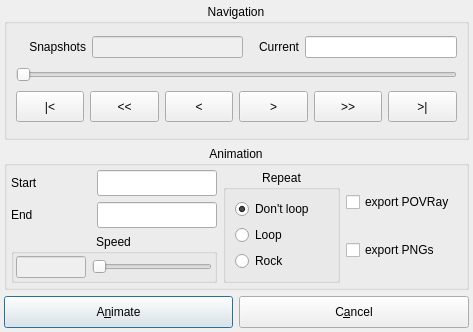
<?xml version="1.0" encoding="UTF-8"?>
<ui version="4.0">
 <class>SnapshotVisualisationDialogData</class>
 <widget class="QDialog" name="SnapshotVisualisationDialogData">
  <property name="geometry">
   <rect>
    <x>0</x>
    <y>0</y>
    <width>473</width>
    <height>332</height>
   </rect>
  </property>
  <property name="minimumSize">
   <size>
    <width>0</width>
    <height>0</height>
   </size>
  </property>
  <property name="maximumSize">
   <size>
    <width>3900</width>
    <height>3400</height>
   </size>
  </property>
  <property name="windowTitle">
   <string>Snapshot Visualisation</string>
  </property>
  <layout class="QGridLayout">
   <property name="leftMargin">
    <number>4</number>
   </property>
   <property name="topMargin">
    <number>4</number>
   </property>
   <property name="rightMargin">
    <number>4</number>
   </property>
   <property name="bottomMargin">
    <number>4</number>
   </property>
   <property name="spacing">
    <number>6</number>
   </property>
   <item row="0" column="0" colspan="2">
    <widget class="QGroupBox" name="sliderBox">
     <property name="title">
      <string>Navigation</string>
     </property>
     <property name="alignment">
      <set>Qt::AlignHCenter</set>
     </property>
     <layout class="QGridLayout">
      <property name="leftMargin">
       <number>9</number>
      </property>
      <property name="topMargin">
       <number>9</number>
      </property>
      <property name="rightMargin">
       <number>9</number>
      </property>
      <property name="bottomMargin">
       <number>9</number>
      </property>
      <property name="spacing">
       <number>6</number>
      </property>
      <item row="2" column="0" colspan="4">
       <layout class="QHBoxLayout">
        <property name="spacing">
         <number>6</number>
        </property>
        <property name="leftMargin">
         <number>0</number>
        </property>
        <property name="topMargin">
         <number>0</number>
        </property>
        <property name="rightMargin">
         <number>0</number>
        </property>
        <property name="bottomMargin">
         <number>0</number>
        </property>
        <item>
         <widget class="QPushButton" name="firstSnapshotButton">
          <property name="sizePolicy">
           <sizepolicy hsizetype="Expanding" vsizetype="Fixed">
            <horstretch>0</horstretch>
            <verstretch>0</verstretch>
           </sizepolicy>
          </property>
          <property name="minimumSize">
           <size>
            <width>21</width>
            <height>31</height>
           </size>
          </property>
          <property name="toolTip">
           <string>First snapshot</string>
          </property>
          <property name="text">
           <string>|&lt;</string>
          </property>
         </widget>
        </item>
        <item>
         <widget class="QPushButton" name="tenBackwardButton">
          <property name="sizePolicy">
           <sizepolicy hsizetype="Expanding" vsizetype="Fixed">
            <horstretch>0</horstretch>
            <verstretch>0</verstretch>
           </sizepolicy>
          </property>
          <property name="minimumSize">
           <size>
            <width>21</width>
            <height>31</height>
           </size>
          </property>
          <property name="text">
           <string>&lt;&lt;</string>
          </property>
         </widget>
        </item>
        <item>
         <widget class="QPushButton" name="oneBackwardButton">
          <property name="sizePolicy">
           <sizepolicy hsizetype="Expanding" vsizetype="Fixed">
            <horstretch>0</horstretch>
            <verstretch>0</verstretch>
           </sizepolicy>
          </property>
          <property name="minimumSize">
           <size>
            <width>21</width>
            <height>31</height>
           </size>
          </property>
          <property name="toolTip">
           <string>One snapshot backwards</string>
          </property>
          <property name="text">
           <string>&lt;</string>
          </property>
         </widget>
        </item>
        <item>
         <widget class="QPushButton" name="oneForwardButton">
          <property name="sizePolicy">
           <sizepolicy hsizetype="Expanding" vsizetype="Fixed">
            <horstretch>0</horstretch>
            <verstretch>0</verstretch>
           </sizepolicy>
          </property>
          <property name="minimumSize">
           <size>
            <width>21</width>
            <height>31</height>
           </size>
          </property>
          <property name="toolTip">
           <string>One snapshot further</string>
          </property>
          <property name="text">
           <string>&gt;</string>
          </property>
         </widget>
        </item>
        <item>
         <widget class="QPushButton" name="tenForwardButton">
          <property name="sizePolicy">
           <sizepolicy hsizetype="Expanding" vsizetype="Fixed">
            <horstretch>0</horstretch>
            <verstretch>0</verstretch>
           </sizepolicy>
          </property>
          <property name="minimumSize">
           <size>
            <width>21</width>
            <height>31</height>
           </size>
          </property>
          <property name="text">
           <string>&gt;&gt;</string>
          </property>
         </widget>
        </item>
        <item>
         <widget class="QPushButton" name="lastSnapshotButton">
          <property name="sizePolicy">
           <sizepolicy hsizetype="Expanding" vsizetype="Fixed">
            <horstretch>0</horstretch>
            <verstretch>0</verstretch>
           </sizepolicy>
          </property>
          <property name="minimumSize">
           <size>
            <width>21</width>
            <height>31</height>
           </size>
          </property>
          <property name="toolTip">
           <string>Last snapshot</string>
          </property>
          <property name="text">
           <string>&gt;|</string>
          </property>
         </widget>
        </item>
       </layout>
      </item>
      <item row="0" column="2">
       <widget class="QLabel" name="TextLabel2_2">
        <property name="minimumSize">
         <size>
          <width>50</width>
          <height>0</height>
         </size>
        </property>
        <property name="text">
         <string>Current</string>
        </property>
        <property name="alignment">
         <set>Qt::AlignRight|Qt::AlignTrailing|Qt::AlignVCenter</set>
        </property>
       </widget>
      </item>
      <item row="1" column="0" colspan="4">
       <widget class="QSlider" name="snapShotSlider">
        <property name="minimumSize">
         <size>
          <width>360</width>
          <height>0</height>
         </size>
        </property>
        <property name="cursor">
         <cursorShape>ArrowCursor</cursorShape>
        </property>
        <property name="minimum">
         <number>1</number>
        </property>
        <property name="pageStep">
         <number>5</number>
        </property>
        <property name="orientation">
         <enum>Qt::Horizontal</enum>
        </property>
        <property name="tickInterval">
         <number>20</number>
        </property>
       </widget>
      </item>
      <item row="0" column="0">
       <widget class="QLabel" name="TextLabel2">
        <property name="minimumSize">
         <size>
          <width>70</width>
          <height>0</height>
         </size>
        </property>
        <property name="text">
         <string>Snapshots</string>
        </property>
        <property name="alignment">
         <set>Qt::AlignRight|Qt::AlignTrailing|Qt::AlignVCenter</set>
        </property>
       </widget>
      </item>
      <item row="0" column="1">
       <widget class="QLineEdit" name="numberOfSnapshots">
        <property name="enabled">
         <bool>false</bool>
        </property>
        <property name="minimumSize">
         <size>
          <width>90</width>
          <height>0</height>
         </size>
        </property>
        <property name="readOnly">
         <bool>true</bool>
        </property>
       </widget>
      </item>
      <item row="0" column="3">
       <widget class="QLineEdit" name="currentSnapshot">
        <property name="enabled">
         <bool>true</bool>
        </property>
        <property name="minimumSize">
         <size>
          <width>90</width>
          <height>0</height>
         </size>
        </property>
        <property name="readOnly">
         <bool>true</bool>
        </property>
       </widget>
      </item>
     </layout>
    </widget>
   </item>
   <item row="2" column="1">
    <widget class="QPushButton" name="cancelButton">
     <property name="minimumSize">
      <size>
       <width>180</width>
       <height>32</height>
      </size>
     </property>
     <property name="toolTip">
      <string>Close window</string>
     </property>
     <property name="text">
      <string>C&amp;ancel</string>
     </property>
     <property name="shortcut">
      <string>Alt+A</string>
     </property>
    </widget>
   </item>
   <item row="2" column="0">
    <widget class="QPushButton" name="animateButton">
     <property name="minimumSize">
      <size>
       <width>180</width>
       <height>32</height>
      </size>
     </property>
     <property name="toolTip">
      <string>Play snapshots </string>
     </property>
     <property name="text">
      <string>A&amp;nimate</string>
     </property>
     <property name="shortcut">
      <string>Alt+N</string>
     </property>
     <property name="default">
      <bool>true</bool>
     </property>
    </widget>
   </item>
   <item row="1" column="0" colspan="2">
    <widget class="QGroupBox" name="groupBox2">
     <property name="title">
      <string>Animation</string>
     </property>
     <property name="alignment">
      <set>Qt::AlignHCenter</set>
     </property>
     <layout class="QGridLayout">
      <property name="leftMargin">
       <number>4</number>
      </property>
      <property name="topMargin">
       <number>4</number>
      </property>
      <property name="rightMargin">
       <number>4</number>
      </property>
      <property name="bottomMargin">
       <number>4</number>
      </property>
      <property name="spacing">
       <number>6</number>
      </property>
      <item row="0" column="1">
       <widget class="QGroupBox" name="groupBox10">
        <property name="title">
         <string>Repeat</string>
        </property>
        <property name="alignment">
         <set>Qt::AlignHCenter</set>
        </property>
        <layout class="QGridLayout">
         <property name="leftMargin">
          <number>9</number>
         </property>
         <property name="topMargin">
          <number>9</number>
         </property>
         <property name="rightMargin">
          <number>9</number>
         </property>
         <property name="bottomMargin">
          <number>9</number>
         </property>
         <property name="spacing">
          <number>6</number>
         </property>
         <item row="2" column="0">
          <widget class="QRadioButton" name="rockLoopButton">
           <property name="enabled">
            <bool>true</bool>
           </property>
           <property name="text">
            <string>Rock</string>
           </property>
          </widget>
         </item>
         <item row="1" column="0">
          <widget class="QRadioButton" name="forwardLoopButton">
           <property name="enabled">
            <bool>true</bool>
           </property>
           <property name="text">
            <string>Loop</string>
           </property>
           <property name="checked">
            <bool>false</bool>
           </property>
          </widget>
         </item>
         <item row="0" column="0">
          <widget class="QRadioButton" name="noLoopButton">
           <property name="text">
            <string>Don't loop</string>
           </property>
           <property name="checked">
            <bool>true</bool>
           </property>
          </widget>
         </item>
        </layout>
       </widget>
      </item>
      <item row="0" column="0">
       <layout class="QGridLayout">
        <property name="leftMargin">
         <number>0</number>
        </property>
        <property name="topMargin">
         <number>0</number>
        </property>
        <property name="rightMargin">
         <number>0</number>
        </property>
        <property name="bottomMargin">
         <number>0</number>
        </property>
        <property name="spacing">
         <number>6</number>
        </property>
        <item row="0" column="0">
         <widget class="QLabel" name="TextLabel2_3">
          <property name="minimumSize">
           <size>
            <width>80</width>
            <height>0</height>
           </size>
          </property>
          <property name="maximumSize">
           <size>
            <width>80</width>
            <height>32767</height>
           </size>
          </property>
          <property name="text">
           <string>Start</string>
          </property>
         </widget>
        </item>
        <item row="1" column="1">
         <widget class="QLineEdit" name="endSnapshot">
          <property name="minimumSize">
           <size>
            <width>120</width>
            <height>25</height>
           </size>
          </property>
          <property name="maximumSize">
           <size>
            <width>100</width>
            <height>32767</height>
           </size>
          </property>
         </widget>
        </item>
        <item row="1" column="0">
         <widget class="QLabel" name="TextLabel2_4">
          <property name="minimumSize">
           <size>
            <width>80</width>
            <height>0</height>
           </size>
          </property>
          <property name="maximumSize">
           <size>
            <width>80</width>
            <height>32767</height>
           </size>
          </property>
          <property name="text">
           <string>End</string>
          </property>
         </widget>
        </item>
        <item row="0" column="1">
         <widget class="QLineEdit" name="startSnapshot">
          <property name="minimumSize">
           <size>
            <width>120</width>
            <height>25</height>
           </size>
          </property>
          <property name="maximumSize">
           <size>
            <width>100</width>
            <height>32767</height>
           </size>
          </property>
         </widget>
        </item>
        <item row="2" column="0" colspan="2">
         <widget class="QGroupBox" name="groupBox4">
          <property name="title">
           <string>Speed</string>
          </property>
          <property name="alignment">
           <set>Qt::AlignHCenter</set>
          </property>
          <layout class="QGridLayout">
           <property name="leftMargin">
            <number>2</number>
           </property>
           <property name="topMargin">
            <number>2</number>
           </property>
           <property name="rightMargin">
            <number>2</number>
           </property>
           <property name="bottomMargin">
            <number>2</number>
           </property>
           <property name="spacing">
            <number>6</number>
           </property>
           <item row="0" column="0">
            <widget class="QLineEdit" name="animationSpeedLineEdit">
             <property name="enabled">
              <bool>false</bool>
             </property>
             <property name="maximumSize">
              <size>
               <width>80</width>
               <height>32767</height>
              </size>
             </property>
             <property name="palette">
              <palette>
               <active>
                <colorrole role="WindowText">
                 <brush brushstyle="SolidPattern">
                  <color alpha="255">
                   <red>0</red>
                   <green>0</green>
                   <blue>0</blue>
                  </color>
                 </brush>
                </colorrole>
                <colorrole role="Button">
                 <brush brushstyle="SolidPattern">
                  <color alpha="255">
                   <red>221</red>
                   <green>223</green>
                   <blue>228</blue>
                  </color>
                 </brush>
                </colorrole>
                <colorrole role="Light">
                 <brush brushstyle="SolidPattern">
                  <color alpha="255">
                   <red>255</red>
                   <green>255</green>
                   <blue>255</blue>
                  </color>
                 </brush>
                </colorrole>
                <colorrole role="Midlight">
                 <brush brushstyle="SolidPattern">
                  <color alpha="255">
                   <red>255</red>
                   <green>255</green>
                   <blue>255</blue>
                  </color>
                 </brush>
                </colorrole>
                <colorrole role="Dark">
                 <brush brushstyle="SolidPattern">
                  <color alpha="255">
                   <red>85</red>
                   <green>85</green>
                   <blue>85</blue>
                  </color>
                 </brush>
                </colorrole>
                <colorrole role="Mid">
                 <brush brushstyle="SolidPattern">
                  <color alpha="255">
                   <red>199</red>
                   <green>199</green>
                   <blue>199</blue>
                  </color>
                 </brush>
                </colorrole>
                <colorrole role="Text">
                 <brush brushstyle="SolidPattern">
                  <color alpha="255">
                   <red>0</red>
                   <green>0</green>
                   <blue>0</blue>
                  </color>
                 </brush>
                </colorrole>
                <colorrole role="BrightText">
                 <brush brushstyle="SolidPattern">
                  <color alpha="255">
                   <red>255</red>
                   <green>255</green>
                   <blue>255</blue>
                  </color>
                 </brush>
                </colorrole>
                <colorrole role="ButtonText">
                 <brush brushstyle="SolidPattern">
                  <color alpha="255">
                   <red>0</red>
                   <green>0</green>
                   <blue>0</blue>
                  </color>
                 </brush>
                </colorrole>
                <colorrole role="Base">
                 <brush brushstyle="SolidPattern">
                  <color alpha="255">
                   <red>255</red>
                   <green>255</green>
                   <blue>255</blue>
                  </color>
                 </brush>
                </colorrole>
                <colorrole role="Window">
                 <brush brushstyle="SolidPattern">
                  <color alpha="255">
                   <red>239</red>
                   <green>239</green>
                   <blue>239</blue>
                  </color>
                 </brush>
                </colorrole>
                <colorrole role="Shadow">
                 <brush brushstyle="SolidPattern">
                  <color alpha="255">
                   <red>0</red>
                   <green>0</green>
                   <blue>0</blue>
                  </color>
                 </brush>
                </colorrole>
                <colorrole role="Highlight">
                 <brush brushstyle="SolidPattern">
                  <color alpha="255">
                   <red>103</red>
                   <green>141</green>
                   <blue>178</blue>
                  </color>
                 </brush>
                </colorrole>
                <colorrole role="HighlightedText">
                 <brush brushstyle="SolidPattern">
                  <color alpha="255">
                   <red>255</red>
                   <green>255</green>
                   <blue>255</blue>
                  </color>
                 </brush>
                </colorrole>
                <colorrole role="Link">
                 <brush brushstyle="SolidPattern">
                  <color alpha="255">
                   <red>0</red>
                   <green>0</green>
                   <blue>238</blue>
                  </color>
                 </brush>
                </colorrole>
                <colorrole role="LinkVisited">
                 <brush brushstyle="SolidPattern">
                  <color alpha="255">
                   <red>82</red>
                   <green>24</green>
                   <blue>139</blue>
                  </color>
                 </brush>
                </colorrole>
                <colorrole role="AlternateBase">
                 <brush brushstyle="SolidPattern">
                  <color alpha="255">
                   <red>232</red>
                   <green>232</green>
                   <blue>232</blue>
                  </color>
                 </brush>
                </colorrole>
               </active>
               <inactive>
                <colorrole role="WindowText">
                 <brush brushstyle="SolidPattern">
                  <color alpha="255">
                   <red>0</red>
                   <green>0</green>
                   <blue>0</blue>
                  </color>
                 </brush>
                </colorrole>
                <colorrole role="Button">
                 <brush brushstyle="SolidPattern">
                  <color alpha="255">
                   <red>221</red>
                   <green>223</green>
                   <blue>228</blue>
                  </color>
                 </brush>
                </colorrole>
                <colorrole role="Light">
                 <brush brushstyle="SolidPattern">
                  <color alpha="255">
                   <red>255</red>
                   <green>255</green>
                   <blue>255</blue>
                  </color>
                 </brush>
                </colorrole>
                <colorrole role="Midlight">
                 <brush brushstyle="SolidPattern">
                  <color alpha="255">
                   <red>255</red>
                   <green>255</green>
                   <blue>255</blue>
                  </color>
                 </brush>
                </colorrole>
                <colorrole role="Dark">
                 <brush brushstyle="SolidPattern">
                  <color alpha="255">
                   <red>85</red>
                   <green>85</green>
                   <blue>85</blue>
                  </color>
                 </brush>
                </colorrole>
                <colorrole role="Mid">
                 <brush brushstyle="SolidPattern">
                  <color alpha="255">
                   <red>199</red>
                   <green>199</green>
                   <blue>199</blue>
                  </color>
                 </brush>
                </colorrole>
                <colorrole role="Text">
                 <brush brushstyle="SolidPattern">
                  <color alpha="255">
                   <red>0</red>
                   <green>0</green>
                   <blue>0</blue>
                  </color>
                 </brush>
                </colorrole>
                <colorrole role="BrightText">
                 <brush brushstyle="SolidPattern">
                  <color alpha="255">
                   <red>255</red>
                   <green>255</green>
                   <blue>255</blue>
                  </color>
                 </brush>
                </colorrole>
                <colorrole role="ButtonText">
                 <brush brushstyle="SolidPattern">
                  <color alpha="255">
                   <red>0</red>
                   <green>0</green>
                   <blue>0</blue>
                  </color>
                 </brush>
                </colorrole>
                <colorrole role="Base">
                 <brush brushstyle="SolidPattern">
                  <color alpha="255">
                   <red>255</red>
                   <green>255</green>
                   <blue>255</blue>
                  </color>
                 </brush>
                </colorrole>
                <colorrole role="Window">
                 <brush brushstyle="SolidPattern">
                  <color alpha="255">
                   <red>239</red>
                   <green>239</green>
                   <blue>239</blue>
                  </color>
                 </brush>
                </colorrole>
                <colorrole role="Shadow">
                 <brush brushstyle="SolidPattern">
                  <color alpha="255">
                   <red>0</red>
                   <green>0</green>
                   <blue>0</blue>
                  </color>
                 </brush>
                </colorrole>
                <colorrole role="Highlight">
                 <brush brushstyle="SolidPattern">
                  <color alpha="255">
                   <red>103</red>
                   <green>141</green>
                   <blue>178</blue>
                  </color>
                 </brush>
                </colorrole>
                <colorrole role="HighlightedText">
                 <brush brushstyle="SolidPattern">
                  <color alpha="255">
                   <red>255</red>
                   <green>255</green>
                   <blue>255</blue>
                  </color>
                 </brush>
                </colorrole>
                <colorrole role="Link">
                 <brush brushstyle="SolidPattern">
                  <color alpha="255">
                   <red>0</red>
                   <green>0</green>
                   <blue>238</blue>
                  </color>
                 </brush>
                </colorrole>
                <colorrole role="LinkVisited">
                 <brush brushstyle="SolidPattern">
                  <color alpha="255">
                   <red>82</red>
                   <green>24</green>
                   <blue>139</blue>
                  </color>
                 </brush>
                </colorrole>
                <colorrole role="AlternateBase">
                 <brush brushstyle="SolidPattern">
                  <color alpha="255">
                   <red>232</red>
                   <green>232</green>
                   <blue>232</blue>
                  </color>
                 </brush>
                </colorrole>
               </inactive>
               <disabled>
                <colorrole role="WindowText">
                 <brush brushstyle="SolidPattern">
                  <color alpha="255">
                   <red>128</red>
                   <green>128</green>
                   <blue>128</blue>
                  </color>
                 </brush>
                </colorrole>
                <colorrole role="Button">
                 <brush brushstyle="SolidPattern">
                  <color alpha="255">
                   <red>221</red>
                   <green>223</green>
                   <blue>228</blue>
                  </color>
                 </brush>
                </colorrole>
                <colorrole role="Light">
                 <brush brushstyle="SolidPattern">
                  <color alpha="255">
                   <red>255</red>
                   <green>255</green>
                   <blue>255</blue>
                  </color>
                 </brush>
                </colorrole>
                <colorrole role="Midlight">
                 <brush brushstyle="SolidPattern">
                  <color alpha="255">
                   <red>255</red>
                   <green>255</green>
                   <blue>255</blue>
                  </color>
                 </brush>
                </colorrole>
                <colorrole role="Dark">
                 <brush brushstyle="SolidPattern">
                  <color alpha="255">
                   <red>85</red>
                   <green>85</green>
                   <blue>85</blue>
                  </color>
                 </brush>
                </colorrole>
                <colorrole role="Mid">
                 <brush brushstyle="SolidPattern">
                  <color alpha="255">
                   <red>199</red>
                   <green>199</green>
                   <blue>199</blue>
                  </color>
                 </brush>
                </colorrole>
                <colorrole role="Text">
                 <brush brushstyle="SolidPattern">
                  <color alpha="255">
                   <red>199</red>
                   <green>199</green>
                   <blue>199</blue>
                  </color>
                 </brush>
                </colorrole>
                <colorrole role="BrightText">
                 <brush brushstyle="SolidPattern">
                  <color alpha="255">
                   <red>255</red>
                   <green>255</green>
                   <blue>255</blue>
                  </color>
                 </brush>
                </colorrole>
                <colorrole role="ButtonText">
                 <brush brushstyle="SolidPattern">
                  <color alpha="255">
                   <red>128</red>
                   <green>128</green>
                   <blue>128</blue>
                  </color>
                 </brush>
                </colorrole>
                <colorrole role="Base">
                 <brush brushstyle="SolidPattern">
                  <color alpha="255">
                   <red>239</red>
                   <green>239</green>
                   <blue>239</blue>
                  </color>
                 </brush>
                </colorrole>
                <colorrole role="Window">
                 <brush brushstyle="SolidPattern">
                  <color alpha="255">
                   <red>239</red>
                   <green>239</green>
                   <blue>239</blue>
                  </color>
                 </brush>
                </colorrole>
                <colorrole role="Shadow">
                 <brush brushstyle="SolidPattern">
                  <color alpha="255">
                   <red>0</red>
                   <green>0</green>
                   <blue>0</blue>
                  </color>
                 </brush>
                </colorrole>
                <colorrole role="Highlight">
                 <brush brushstyle="SolidPattern">
                  <color alpha="255">
                   <red>86</red>
                   <green>117</green>
                   <blue>148</blue>
                  </color>
                 </brush>
                </colorrole>
                <colorrole role="HighlightedText">
                 <brush brushstyle="SolidPattern">
                  <color alpha="255">
                   <red>255</red>
                   <green>255</green>
                   <blue>255</blue>
                  </color>
                 </brush>
                </colorrole>
                <colorrole role="Link">
                 <brush brushstyle="SolidPattern">
                  <color alpha="255">
                   <red>0</red>
                   <green>0</green>
                   <blue>238</blue>
                  </color>
                 </brush>
                </colorrole>
                <colorrole role="LinkVisited">
                 <brush brushstyle="SolidPattern">
                  <color alpha="255">
                   <red>82</red>
                   <green>24</green>
                   <blue>139</blue>
                  </color>
                 </brush>
                </colorrole>
                <colorrole role="AlternateBase">
                 <brush brushstyle="SolidPattern">
                  <color alpha="255">
                   <red>232</red>
                   <green>232</green>
                   <blue>232</blue>
                  </color>
                 </brush>
                </colorrole>
               </disabled>
              </palette>
             </property>
             <property name="font">
              <font>
               <pointsize>9</pointsize>
               <weight>75</weight>
               <italic>false</italic>
               <bold>true</bold>
               <underline>false</underline>
               <strikeout>false</strikeout>
              </font>
             </property>
            </widget>
           </item>
           <item row="0" column="1">
            <widget class="QSlider" name="animationSpeedSlider">
             <property name="minimumSize">
              <size>
               <width>120</width>
               <height>0</height>
              </size>
             </property>
             <property name="maximumSize">
              <size>
               <width>120</width>
               <height>32767</height>
              </size>
             </property>
             <property name="cursor">
              <cursorShape>SizeHorCursor</cursorShape>
             </property>
             <property name="toolTip">
              <string>Select animation speed</string>
             </property>
             <property name="minimum">
              <number>1</number>
             </property>
             <property name="maximum">
              <number>10</number>
             </property>
             <property name="pageStep">
              <number>1</number>
             </property>
             <property name="orientation">
              <enum>Qt::Horizontal</enum>
             </property>
             <property name="tickInterval">
              <number>1</number>
             </property>
            </widget>
           </item>
          </layout>
         </widget>
        </item>
       </layout>
      </item>
      <item row="0" column="2">
       <layout class="QVBoxLayout">
        <property name="spacing">
         <number>6</number>
        </property>
        <property name="leftMargin">
         <number>0</number>
        </property>
        <property name="topMargin">
         <number>0</number>
        </property>
        <property name="rightMargin">
         <number>0</number>
        </property>
        <property name="bottomMargin">
         <number>0</number>
        </property>
        <item>
         <widget class="QCheckBox" name="export_POV">
          <property name="minimumSize">
           <size>
            <width>110</width>
            <height>0</height>
           </size>
          </property>
          <property name="toolTip">
           <string>Export one PNG image for each Snapshot.</string>
          </property>
          <property name="whatsThis">
           <string>Export one PNG image for each Snapshot.</string>
          </property>
          <property name="text">
           <string>export POVRay</string>
          </property>
         </widget>
        </item>
        <item>
         <widget class="QCheckBox" name="export_PNG">
          <property name="minimumSize">
           <size>
            <width>110</width>
            <height>0</height>
           </size>
          </property>
          <property name="toolTip">
           <string>Export one PNG image for each Snapshot.</string>
          </property>
          <property name="whatsThis">
           <string>Export one PNG image for each Snapshot.</string>
          </property>
          <property name="text">
           <string>export PNGs</string>
          </property>
         </widget>
        </item>
       </layout>
      </item>
     </layout>
    </widget>
   </item>
  </layout>
 </widget>
 <layoutdefault spacing="6" margin="11"/>
 <tabstops>
  <tabstop>snapShotSlider</tabstop>
  <tabstop>currentSnapshot</tabstop>
  <tabstop>firstSnapshotButton</tabstop>
  <tabstop>tenBackwardButton</tabstop>
  <tabstop>oneBackwardButton</tabstop>
  <tabstop>oneForwardButton</tabstop>
  <tabstop>tenForwardButton</tabstop>
  <tabstop>lastSnapshotButton</tabstop>
  <tabstop>startSnapshot</tabstop>
  <tabstop>endSnapshot</tabstop>
  <tabstop>animationSpeedLineEdit</tabstop>
  <tabstop>animationSpeedSlider</tabstop>
  <tabstop>noLoopButton</tabstop>
  <tabstop>forwardLoopButton</tabstop>
  <tabstop>rockLoopButton</tabstop>
  <tabstop>export_POV</tabstop>
  <tabstop>export_PNG</tabstop>
  <tabstop>animateButton</tabstop>
  <tabstop>cancelButton</tabstop>
  <tabstop>numberOfSnapshots</tabstop>
 </tabstops>
 <includes>
  <include location="global">BALL/COMMON/global.h</include>
 </includes>
 <resources/>
 <connections/>
</ui>
